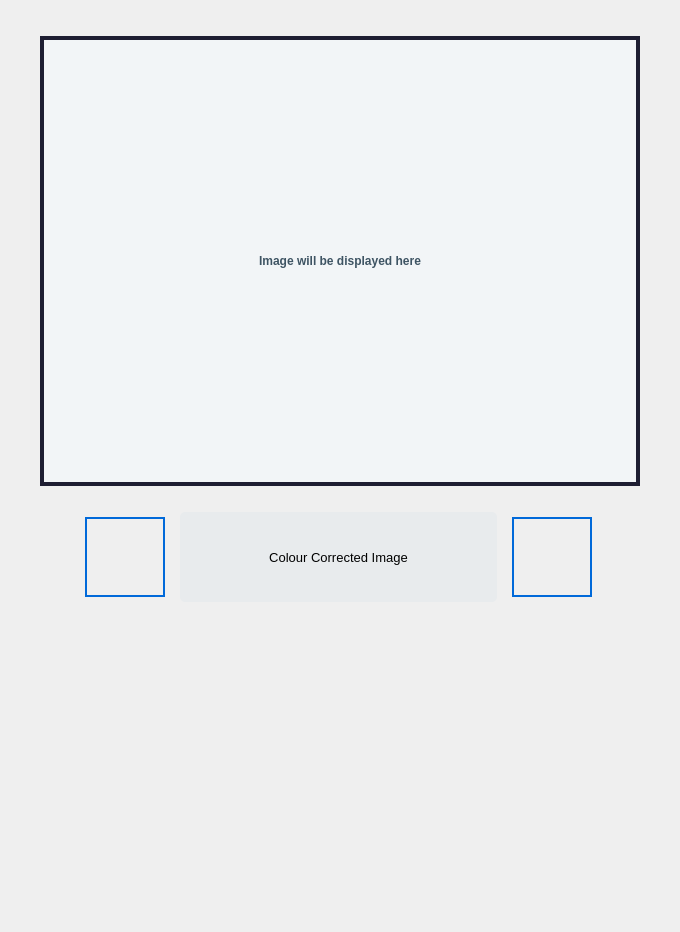
                 <widget class="QWidget" name="colour_constancy_image_view_widget">
                  <layout class="QVBoxLayout" name="verticalLayout_8">
                   <property name="spacing">
                    <number>0</number>
                   </property>
                   <property name="leftMargin">
                    <number>0</number>
                   </property>
                   <property name="topMargin">
                    <number>0</number>
                   </property>
                   <property name="rightMargin">
                    <number>0</number>
                   </property>
                   <property name="bottomMargin">
                    <number>0</number>
                   </property>
                   <item>
                    <widget class="QWidget" name="image_display_widget_2" native="true">
                     <property name="sizePolicy">
                      <sizepolicy hsizetype="Preferred" vsizetype="Preferred">
                       <horstretch>0</horstretch>
                       <verstretch>0</verstretch>
                      </sizepolicy>
                     </property>
                     <layout class="QHBoxLayout" name="horizontalLayout_8">
                      <property name="spacing">
                       <number>0</number>
                      </property>
                      <property name="leftMargin">
                       <number>0</number>
                      </property>
                      <property name="topMargin">
                       <number>36</number>
                      </property>
                      <property name="rightMargin">
                       <number>0</number>
                      </property>
                      <property name="bottomMargin">
                       <number>0</number>
                      </property>
                      <item>
                       <spacer name="horizontalSpacer_5">
                        <property name="orientation">
                         <enum>Qt::Horizontal</enum>
                        </property>
                        <property name="sizeType">
                         <enum>QSizePolicy::Preferred</enum>
                        </property>
                        <property name="sizeHint" stdset="0">
                         <size>
                          <width>40</width>
                          <height>20</height>
                         </size>
                        </property>
                       </spacer>
                      </item>
                      <item>
                       <widget class="QLabel" name="colour_constancy_image_label">
                        <property name="sizePolicy">
                         <sizepolicy hsizetype="Expanding" vsizetype="Expanding">
                          <horstretch>0</horstretch>
                          <verstretch>0</verstretch>
                         </sizepolicy>
                        </property>
                        <property name="minimumSize">
                         <size>
                          <width>600</width>
                          <height>450</height>
                         </size>
                        </property>
                        <property name="maximumSize">
                         <size>
                          <width>1200</width>
                          <height>900</height>
                         </size>
                        </property>
                        <property name="font">
                         <font>
                          <weight>75</weight>
                          <bold>true</bold>
                         </font>
                        </property>
                        <property name="styleSheet">
                         <string notr="true">border: 4px solid rgb(30,30,50);
color: #3E5463;
background-color: #F2F5F7;
font-weight: bold;</string>
                        </property>
                        <property name="text">
                         <string>Image will be displayed here</string>
                        </property>
                        <property name="alignment">
                         <set>Qt::AlignCenter</set>
                        </property>
                       </widget>
                      </item>
                      <item>
                       <spacer name="horizontalSpacer_6">
                        <property name="orientation">
                         <enum>Qt::Horizontal</enum>
                        </property>
                        <property name="sizeType">
                         <enum>QSizePolicy::Preferred</enum>
                        </property>
                        <property name="sizeHint" stdset="0">
                         <size>
                          <width>40</width>
                          <height>20</height>
                         </size>
                        </property>
                       </spacer>
                      </item>
                     </layout>
                    </widget>
                   </item>
                   <item>
                    <widget class="QWidget" name="colour_constancy_image_view_bottom_panel_widget" native="true">
                     <property name="font">
                      <font>
                       <pointsize>8</pointsize>
                      </font>
                     </property>
                     <property name="styleSheet">
                      <string notr="true"/>
                     </property>
                     <layout class="QHBoxLayout" name="horizontalLayout_5">
                      <property name="spacing">
                       <number>10</number>
                      </property>
                      <property name="leftMargin">
                       <number>80</number>
                      </property>
                      <property name="topMargin">
                       <number>26</number>
                      </property>
                      <property name="rightMargin">
                       <number>80</number>
                      </property>
                      <property name="bottomMargin">
                       <number>0</number>
                      </property>
                      <item>
                       <widget class="QPushButton" name="colour_constancy_image_previous_button">
                        <property name="sizePolicy">
                         <sizepolicy hsizetype="Preferred" vsizetype="Preferred">
                          <horstretch>0</horstretch>
                          <verstretch>0</verstretch>
                         </sizepolicy>
                        </property>
                        <property name="minimumSize">
                         <size>
                          <width>80</width>
                          <height>80</height>
                         </size>
                        </property>
                        <property name="maximumSize">
                         <size>
                          <width>80</width>
                          <height>80</height>
                         </size>
                        </property>
                        <property name="styleSheet">
                         <string notr="true">border: 2px solid #0069D9;</string>
                        </property>
                        <property name="text">
                         <string/>
                        </property>
                        <property name="icon">
                         <iconset resource="static/resource.qrc">
                          <normaloff>:/icons/icons/previous_white.png</normaloff>:/icons/icons/previous_white.png</iconset>
                        </property>
                        <property name="iconSize">
                         <size>
                          <width>60</width>
                          <height>60</height>
                         </size>
                        </property>
                       </widget>
                      </item>
                      <item>
                       <widget class="QLabel" name="colour_constancy_image_title_label">
                        <property name="minimumSize">
                         <size>
                          <width>0</width>
                          <height>90</height>
                         </size>
                        </property>
                        <property name="maximumSize">
                         <size>
                          <width>317</width>
                          <height>16777215</height>
                         </size>
                        </property>
                        <property name="font">
                         <font>
                          <pointsize>10</pointsize>
                         </font>
                        </property>
                        <property name="styleSheet">
                         <string notr="true">
border-radius: 5px;
background-color: rgb(232, 235, 237);</string>
                        </property>
                        <property name="text">
                         <string>Colour Corrected Image</string>
                        </property>
                        <property name="alignment">
                         <set>Qt::AlignCenter</set>
                        </property>
                        <property name="wordWrap">
                         <bool>true</bool>
                        </property>
                        <property name="margin">
                         <number>0</number>
                        </property>
                       </widget>
                      </item>
                      <item>
                       <widget class="QPushButton" name="colour_constancy_image_next_button">
                        <property name="minimumSize">
                         <size>
                          <width>80</width>
                          <height>80</height>
                         </size>
                        </property>
                        <property name="maximumSize">
                         <size>
                          <width>80</width>
                          <height>80</height>
                         </size>
                        </property>
                        <property name="styleSheet">
                         <string notr="true">border: 2px solid #0069D9;</string>
                        </property>
                        <property name="text">
                         <string/>
                        </property>
                        <property name="icon">
                         <iconset resource="static/resource.qrc">
                          <normaloff>:/icons/icons/next_white.png</normaloff>:/icons/icons/next_white.png</iconset>
                        </property>
                        <property name="iconSize">
                         <size>
                          <width>60</width>
                          <height>60</height>
                         </size>
                        </property>
                       </widget>
                      </item>
                     </layout>
                    </widget>
                   </item>
                   <item>
                    <spacer name="verticalSpacer_3">
                     <property name="orientation">
                      <enum>Qt::Vertical</enum>
                     </property>
                     <property name="sizeHint" stdset="0">
                      <size>
                       <width>20</width>
                       <height>330</height>
                      </size>
                     </property>
                    </spacer>
                   </item>
                  </layout>
                 </widget>
